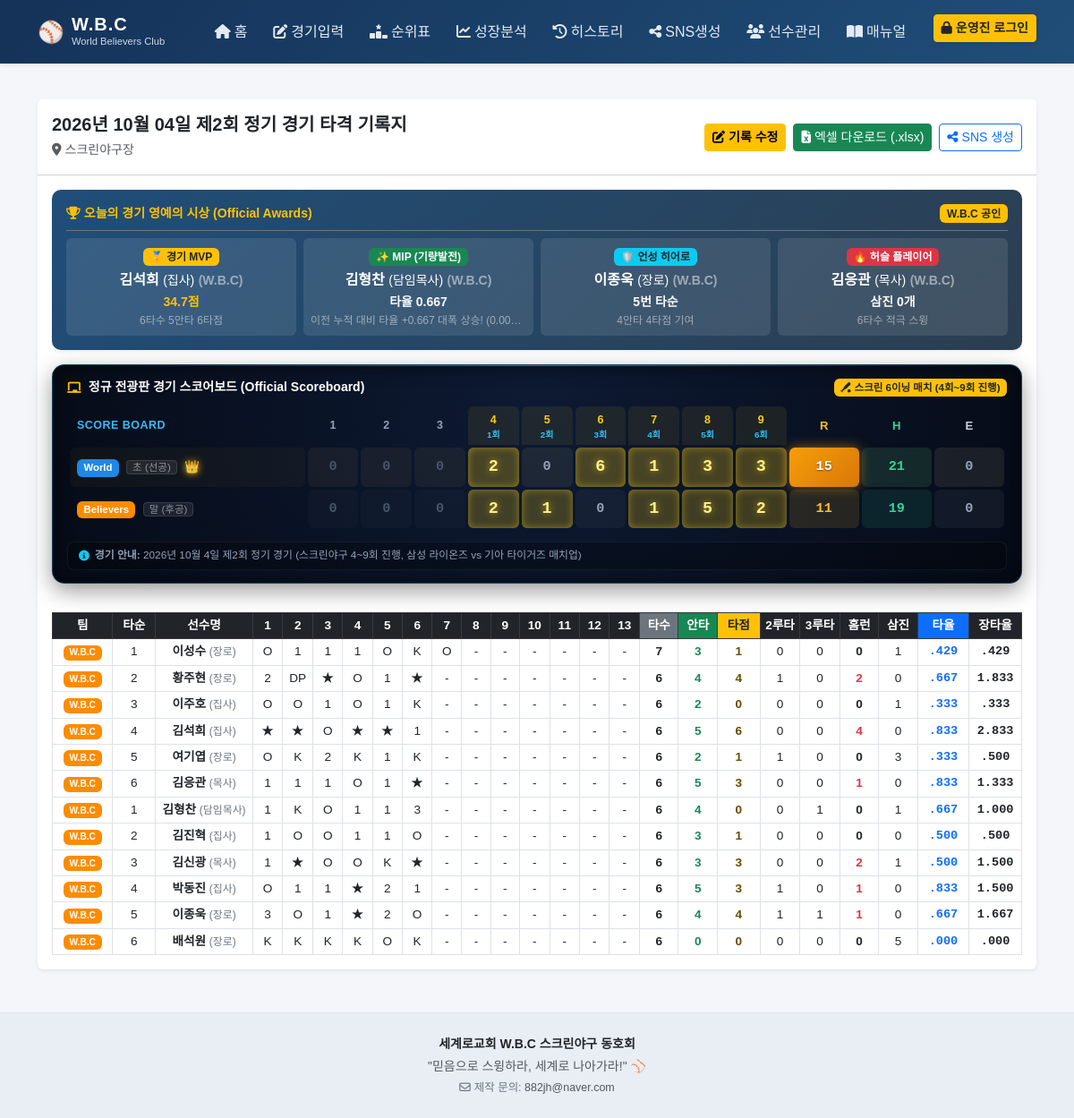
Page /game/12 on the committed database.
### tables this page shows
CREATE TABLE games (
            id               INTEGER PRIMARY KEY AUTOINCREMENT,
            game_date        TEXT NOT NULL,
            game_number      INTEGER,
            location         TEXT DEFAULT '스크린야구장',
            world_score      INTEGER,
            believers_score  INTEGER,
            notes            TEXT,
            created_at       TEXT DEFAULT (datetime('now','localtime'))
        , match_type TEXT DEFAULT '2teams', score_details TEXT DEFAULT '');

CREATE TABLE players (
            id        INTEGER PRIMARY KEY AUTOINCREMENT,
            name      TEXT NOT NULL,
            team      TEXT NOT NULL,
            is_active INTEGER DEFAULT 1,
            created_at TEXT DEFAULT (datetime('now','localtime'))
        , title TEXT DEFAULT '');

CREATE TABLE batting_records (
            id          INTEGER PRIMARY KEY AUTOINCREMENT,
            game_id     INTEGER NOT NULL,
            player_id   INTEGER NOT NULL,
            team        TEXT NOT NULL,
            batting_order INTEGER DEFAULT 0,
            inn1  TEXT, inn2  TEXT, inn3  TEXT, inn4  TEXT, inn5  TEXT,
            inn6  TEXT, inn7  TEXT, inn8  TEXT, inn9  TEXT,
            inn10 TEXT, inn11 TEXT, inn12 TEXT, inn13 TEXT,
            ab        INTEGER DEFAULT 0,
            hits      INTEGER DEFAULT 0,
            singles   INTEGER DEFAULT 0,
            doubles   INTEGER DEFAULT 0,
            triples   INTEGER DEFAULT 0,
            hr        INTEGER DEFAULT 0,
            rbi       INTEGER DEFAULT 0,
            bb        INTEGER DEFAULT 0,
            k         INTEGER DEFAULT 0,
            out_count INTEGER DEFAULT 0,
            dp        INTEGER DEFAULT 0,
            avg REAL DEFAULT 0.0,
            slg REAL DEFAULT 0.0,
            obp REAL DEFAULT 0.0,
            FOREIGN KEY (game_id)   REFERENCES games(id)   ON DELETE CASCADE,
            FOREIGN KEY (player_id) REFERENCES players(id)
        );

### app.py (the view)
@app.route('/game/<int:gid>')
def game_detail(gid):
    conn = get_db()
    game = conn.execute('SELECT * FROM games WHERE id=?',(gid,)).fetchone()
    if not game: return redirect(url_for('history'))
    scoreboard = get_scoreboard_data(game, conn)
    recs = conn.execute('''
        SELECT p.name,p.title,p.team,br.*
        FROM batting_records br JOIN players p ON p.id=br.player_id
        WHERE br.game_id=? ORDER BY br.id ASC
    ''',(gid,)).fetchall()
    conn.close()
    awards = calc_game_awards(gid)
    return render_template('game_detail.html', game=game, records=recs, awards=awards, scoreboard=scoreboard, fmt_date=fmt_date)

### templates/game_detail.html (shortened to what this page needs)
{% extends 'base.html' %}
{% block content %}
<div class="card shadow-sm border-0 mb-4">
    <div class="card-header bg-white py-3 d-flex justify-content-between align-items-center flex-wrap gap-2">
        <div>
            <h5 class="fw-bold mb-1">
                {{ fmt_date(game.game_date) }} 제{{ game.game_number or '?' }}회 정기 경기 타격 기록지
            </h5>
            <span class="text-muted small"><i class="fa-solid fa-location-dot me-1"></i>{{ game.location }}</span>
        </div>
        <div class="d-flex gap-2">
            <a href="{{ url_for('game_edit', gid=game.id) }}" class="btn btn-warning btn-sm fw-bold">
                <i class="fa-solid fa-pen-to-square me-1"></i>기록 수정
            </a>
            <a href="{{ url_for('export_excel', gid=game.id) }}" class="btn btn-success btn-sm">
                <i class="fa-solid fa-file-excel me-1"></i>엑셀 다운로드 (.xlsx)
            </a>
            <a href="{{ url_for('sns_page', gid=game.id) }}" class="btn btn-outline-primary btn-sm">
                <i class="fa-solid fa-share-nodes me-1"></i>SNS 생성
            </a>
        </div>
    </div>
    {% if awards and awards.mvp %}
    <div class="px-3 pt-3">
        <div class="card border-0 shadow-sm" style="background: linear-gradient(135deg, #1F4E79, #2C3E50); color: white; border-radius: 10px;">
            <div class="card-body py-3">
                <div class="d-flex align-items-center justify-content-between mb-2 pb-2 border-bottom border-secondary">
                    <span class="fw-bold small text-warning"><i class="fa-solid fa-trophy me-1"></i>오늘의 경기 영예의 시상 (Official Awards)</span>
                    <span class="badge bg-warning text-dark fw-bold">W.B.C 공인</span>
                </div>
                <div class="row g-2 text-center">
                    <div class="col-md-3 col-6">
                        <div class="p-2 rounded bg-white bg-opacity-10 h-100">
                            <span class="badge bg-warning text-dark mb-1">🏅 경기 MVP</span>
                            <div class="fw-bold fs-6">{{ awards.mvp.name }}{% if awards.mvp.title %} <small class="text-warning-subtle fw-normal">({{ awards.mvp.title }})</small>{% endif %} <small class="text-white-50">({{ awards.mvp.team }})</small></div>
                            <small class="text-warning fw-bold">{{ awards.mvp.mvp_pts }}점</small>
                            <div class="text-white-50" style="font-size: 0.75rem;">{{ awards.mvp.ab }}타수 {{ awards.mvp.hits }}안타 {{ awards.mvp.rbi }}타점</div>
                        </div>
                    </div>
                    {% if awards.mip %}
                    <div class="col-md-3 col-6">
                        <div class="p-2 rounded bg-white bg-opacity-10 h-100">
                            <span class="badge bg-success mb-1">✨ MIP (기량발전)</span>
                            <div class="fw-bold fs-6">{{ awards.mip.name }}{% if awards.mip.title %} <small class="text-white-75 fw-normal">({{ awards.mip.title }})</small>{% endif %} <small class="text-white-50">({{ awards.mip.team }})</small></div>
                            <small class="text-light fw-bold">타율 {{ '%0.3f'|format(awards.mip.avg) }}</small>
                            <div class="text-white-50 text-truncate" style="font-size: 0.75rem;" title="{{ awards.mip_reason }}">{{ awards.mip_reason }}</div>
                        </div>
                    </div>
                    {% endif %}
                    {% if awards.unsung %}
                    <div class="col-md-3 col-6">
                        <div class="p-2 rounded bg-white bg-opacity-10 h-100">
                            <span class="badge bg-info text-dark mb-1">🛡️ 언성 히어로</span>
                            <div class="fw-bold fs-6">{{ awards.unsung.name }}{% if awards.unsung.title %} <small class="text-white-75 fw-normal">({{ awards.unsung.title }})</small>{% endif %} <small class="text-white-50">({{ awards.unsung.team }})</small></div>
                            <small class="text-light fw-bold">{{ awards.unsung.batting_order }}번 타순</small>
                            <div class="text-white-50" style="font-size: 0.75rem;">{{ awards.unsung.hits }}안타 {{ awards.unsung.rbi }}타점 기여</div>
                        </div>
                    </div>
                    {% endif %}
                    {% if awards.hustle %}
                    <div class="col-md-3 col-6">
                        <div class="p-2 rounded bg-white bg-opacity-10 h-100">
                            <span class="badge bg-danger mb-1">🔥 허슬 플레이어</span>
                            <div class="fw-bold fs-6">{{ awards.hustle.name }}{% if awards.hustle.title %} <small class="text-white-75 fw-normal">({{ awards.hustle.title }})</small>{% endif %} <small class="text-white-50">({{ awards.hustle.team }})</small></div>
                            <small class="text-light fw-bold">삼진 {{ awards.hustle.k }}개</small>
                            <div class="text-white-50" style="font-size: 0.75rem;">{{ awards.hustle.ab }}타수 적극 스윙</div>
                        </div>
                    </div>
                    {% endif %}
                </div>
            </div>
        </div>
    </div>
    {% endif %}
    {% if scoreboard and scoreboard.teams %}
    <div class="px-3 pt-3">
        <div class="scoreboard-matrix-wrap mb-3">
            <div class="d-flex justify-content-between align-items-center mb-2 flex-wrap gap-2">
                <span class="text-white fw-bold small d-flex align-items-center gap-2">
                    <i class="fa-solid fa-chalkboard text-warning"></i>정규 전광판 경기 스코어보드 (Official Scoreboard)
                </span>
                <span class="badge bg-warning text-dark fw-bold" style="font-size: 0.72rem;">
                    <i class="fa-solid fa-baseball-bat-ball me-1"></i>스크린 6이닝 매치 (4회~9회 진행)
                </span>
            </div>
            <div class="scoreboard-scroll-container">
                <table class="scoreboard-matrix-table">
                    <thead>
                        <tr>
                            <th class="th-team">SCORE BOARD</th>
                            {% for inn in range(1, 10) %}
                            <th class="th-inn {% if inn >= 4 %}active-match-inn{% endif %}">
                                <div>{{ inn }}</div>
                                {% if inn >= 4 %}<span class="sub-inn-label">{{ inn - 3 }}회</span>{% endif %}
                            </th>
                            {% endfor %}
                            <th class="th-stat th-r">R</th>
                            <th class="th-stat th-h">H</th>
                            <th class="th-stat th-e">E</th>
                        </tr>
                    </thead>
                    <tbody>
                        {% for t in scoreboard.teams %}
                        <tr class="{% if t.is_winner %}winner-row{% endif %}">
                            <td class="td-team">
                                <span class="badge {{ t.badge_class }} me-1">{{ t.name }}</span>
                                <span class="order-chip text-white-50">{{ t.order_label }}</span>
                                {% if t.is_winner %}<span class="winner-mark ms-1">👑</span>{% endif %}
                            </td>
                            {% for s in t.scores %}
                            {% set inn_idx = loop.index %}
                            <td class="td-inn {% if inn_idx >= 4 %}active-match-inn{% endif %} {% if s not in [0, '0', '-', ''] %}scoring-cell{% endif %}">
                                {{ s }}
                            </td>
                            {% endfor %}
                            <td class="td-stat td-r {% if t.is_winner %}winner-r{% endif %}">{{ t.r }}</td>
                            <td class="td-stat td-h">{{ t.h }}</td>
                            <td class="td-stat td-e">{{ t.e }}</td>
                        </tr>
                        {% endfor %}
                    </tbody>
                </table>
            </div>
            <div class="scoreboard-note-bar">
                <i class="fa-solid fa-circle-info text-info"></i>
                <span>
                    {% if scoreboard.note and scoreboard.note != '정규 경기' %}
                    <strong>경기 안내:</strong> {{ scoreboard.note }}
                    {% endif %}
                </span>
            </div>
        </div>
    </div>
    {% endif %}
    <div class="card-body">
        <div class="table-responsive">
            <table class="table table-bordered table-sm align-middle text-center mb-0" style="font-size:0.85rem; min-width: 900px;">
                <thead class="table-dark text-nowrap">
                    <tr>
                        <th style="width: 70px;">팀</th>
                        <th style="width: 50px;">타순</th>
                        <th style="width: 110px; min-width: 100px;">선수명</th>
                        {% for inn in range(1, 14) %}
                        <th style="width: 35px;">{{ inn }}</th>
                        {% endfor %}
                        <th class="bg-secondary" style="width: 45px;">타수</th>
                        <th class="bg-success" style="width: 45px;">안타</th>
                        <th class="bg-warning text-dark" style="width: 50px;">타점</th>
                        <th style="width: 45px;">2루타</th>
                        <th style="width: 45px;">3루타</th>
                        <th style="width: 45px;">홈런</th>
                        <th style="width: 45px;">삼진</th>
                        <th class="bg-primary text-white" style="width: 60px;">타율</th>
                        <th style="width: 60px;">장타율</th>
                    </tr>
                </thead>
                <tbody>
                    {% for r in records %}
                    <tr>
                        <td>
                            <span class="badge {{ 'badge-world' if r.team == 'World' else 'badge-believers' }}">
                                {{ r.team }}
                            </span>
                        </td>
                        <td>{{ r.batting_order }}</td>
                        <td class="fw-bold">{{ r.name }}{% if r.title %} <small class="text-secondary fw-normal">({{ r.title }})</small>{% endif %}</td>
                        <td>{{ r.inn1 or '-' }}</td>
                        <td>{{ r.inn2 or '-' }}</td>
                        <td>{{ r.inn3 or '-' }}</td>
                        <td>{{ r.inn4 or '-' }}</td>
                        <td>{{ r.inn5 or '-' }}</td>
                        <td>{{ r.inn6 or '-' }}</td>
                        <td>{{ r.inn7 or '-' }}</td>
                        <td>{{ r.inn8 or '-' }}</td>
                        <td>{{ r.inn9 or '-' }}</td>
                        <td>{{ r.inn10 or '-' }}</td>
                        <td>{{ r.inn11 or '-' }}</td>
                        <td>{{ r.inn12 or '-' }}</td>
                        <td>{{ r.inn13 or '-' }}</td>
                        <td class="fw-bold">{{ r.ab }}</td>
                        <td class="fw-bold text-success">{{ r.hits }}</td>
                        <td class="fw-bold text-warning-emphasis">{{ r.rbi or 0 }}</td>
                        <td>{{ r.doubles }}</td>
                        <td>{{ r.triples }}</td>
                        <td class="fw-bold {{ 'text-danger' if r.hr > 0 else '' }}">{{ r.hr }}</td>
                        <td>{{ r.k }}</td>
                        <td class="stat-mono fw-bold text-primary">{{ r.avg | rate }}</td>
                        <td class="stat-mono">{{ r.slg | rate }}</td>
                    </tr>
                    {% endfor %}
                </tbody>
            </table>
        </div>
    </div>
</div>
{% endblock %}

### rows in the picture
games: game_date "2026년 10월 04일", game_number "2", location "스크린야구장"
players: mvp.name "김석희", mvp "집사", mvp.team "W.B.C"
batting_records: mvp.ab "6", mvp.hits "5", mvp.rbi "6", team "W.B.C", batting_order "4", name "김석희", title "집사", inn1 "★", inn2 "★", inn3 "O", inn4 "★", inn5 "★", inn6 "1", inn7 "-", inn8 "-", inn9 "-", inn10 "-", inn11 "-", inn12 "-", inn13 "-", ab "6", hits "5", rbi "6", doubles "0", triples "0", hr "4", k "0", avg|rate ".833", slg|rate "2.833"
players: mip.name "김형찬", mip "담임목사", mip.team "W.B.C"
batting_records: mip.avg "0.667", team "W.B.C", batting_order "1", name "김형찬", title "담임목사", inn1 "1", inn2 "K", inn3 "O", inn4 "1", inn5 "1", inn6 "3", inn7 "-", inn8 "-", inn9 "-", inn10 "-", inn11 "-", inn12 "-", inn13 "-", ab "6", hits "4", rbi "0", doubles "0", triples "1", hr "0", k "1", avg|rate ".667", slg|rate "1.000"
players: unsung.name "이종욱", unsung "장로", unsung.team "W.B.C"
batting_records: unsung.batting_order "5", unsung.hits "4", unsung.rbi "4", team "W.B.C", batting_order "5", name "이종욱", title "장로", inn1 "3", inn2 "O", inn3 "1", inn4 "★", inn5 "2", inn6 "O", inn7 "-", inn8 "-", inn9 "-", inn10 "-", inn11 "-", inn12 "-", inn13 "-", ab "6", hits "4", rbi "4", doubles "1", triples "1", hr "1", k "0", avg|rate ".667", slg|rate "1.667"
players: hustle.name "김응관", hustle "목사", hustle.team "W.B.C"
batting_records: hustle.k "0", hustle.ab "6", team "W.B.C", batting_order "6", name "김응관", title "목사", inn1 "1", inn2 "1", inn3 "1", inn4 "O", inn5 "1", inn6 "★", inn7 "-", inn8 "-", inn9 "-", inn10 "-", inn11 "-", inn12 "-", inn13 "-", ab "6", hits "5", rbi "3", doubles "0", triples "0", hr "1", k "0", avg|rate ".833", slg|rate "1.333"
batting_records: team "W.B.C", batting_order "1", name "이성수", title "장로", inn1 "O", inn2 "1", inn3 "1", inn4 "1", inn5 "O", inn6 "K", inn7 "O", inn8 "-", inn9 "-", inn10 "-", inn11 "-", inn12 "-", inn13 "-", ab "7", hits "3", rbi "1", doubles "0", triples "0", hr "0", k "1", avg|rate ".429", slg|rate ".429"
batting_records: team "W.B.C", batting_order "2", name "황주현", title "장로", inn1 "2", inn2 "DP", inn3 "★", inn4 "O", inn5 "1", inn6 "★", inn7 "-", inn8 "-", inn9 "-", inn10 "-", inn11 "-", inn12 "-", inn13 "-", ab "6", hits "4", rbi "4", doubles "1", triples "0", hr "2", k "0", avg|rate ".667", slg|rate "1.833"
batting_records: team "W.B.C", batting_order "3", name "이주호", title "집사", inn1 "O", inn2 "O", inn3 "1", inn4 "O", inn5 "1", inn6 "K", inn7 "-", inn8 "-", inn9 "-", inn10 "-", inn11 "-", inn12 "-", inn13 "-", ab "6", hits "2", rbi "0", doubles "0", triples "0", hr "0", k "1", avg|rate ".333", slg|rate ".333"
batting_records: team "W.B.C", batting_order "5", name "여기엽", title "장로", inn1 "O", inn2 "K", inn3 "2", inn4 "K", inn5 "1", inn6 "K", inn7 "-", inn8 "-", inn9 "-", inn10 "-", inn11 "-", inn12 "-", inn13 "-", ab "6", hits "2", rbi "1", doubles "1", triples "0", hr "0", k "3", avg|rate ".333", slg|rate ".500"
batting_records: team "W.B.C", batting_order "2", name "김진혁", title "집사", inn1 "1", inn2 "O", inn3 "O", inn4 "1", inn5 "1", inn6 "O", inn7 "-", inn8 "-", inn9 "-", inn10 "-", inn11 "-", inn12 "-", inn13 "-", ab "6", hits "3", rbi "1", doubles "0", triples "0", hr "0", k "0", avg|rate ".500", slg|rate ".500"
batting_records: team "W.B.C", batting_order "3", name "김신광", title "목사", inn1 "1", inn2 "★", inn3 "O", inn4 "O", inn5 "K", inn6 "★", inn7 "-", inn8 "-", inn9 "-", inn10 "-", inn11 "-", inn12 "-", inn13 "-", ab "6", hits "3", rbi "3", doubles "0", triples "0", hr "2", k "1", avg|rate ".500", slg|rate "1.500"
batting_records: team "W.B.C", batting_order "4", name "박동진", title "집사", inn1 "O", inn2 "1", inn3 "1", inn4 "★", inn5 "2", inn6 "1", inn7 "-", inn8 "-", inn9 "-", inn10 "-", inn11 "-", inn12 "-", inn13 "-", ab "6", hits "5", rbi "3", doubles "1", triples "0", hr "1", k "0", avg|rate ".833", slg|rate "1.500"
batting_records: team "W.B.C", batting_order "6", name "배석원", title "장로", inn1 "K", inn2 "K", inn3 "K", inn4 "K", inn5 "O", inn6 "K", inn7 "-", inn8 "-", inn9 "-", inn10 "-", inn11 "-", inn12 "-", inn13 "-", ab "6", hits "0", rbi "0", doubles "0", triples "0", hr "0", k "5", avg|rate ".000", slg|rate ".000"

### other values in the picture
{{ awards.mvp.mvp_pts }} "34.7"
{{ awards.mip_reason }} "이전 누적 대비 타율 +0.667 대폭 상승! (0.00…"
{{ inn }} "1" "2" "3" "4" "5" "6" "7" "8" "9"
{{ inn - 3 }} "1" "2" "3" "4" "5" "6"
{{ t.name }} "World" "Believers"
{{ t.order_label }} "초 (선공)" "말 (후공)"
{{ s }} "0" "0" "0" "2" "0" "6" "1" "3" "3" "0" "0" "0" "2" "1" "0" "1" "5" "2"
{{ t.r }} "15" "11"
{{ t.h }} "21" "19"
{{ t.e }} "0" "0"
{{ scoreboard.note }} "2026년 10월 4일 제2회 정기 경기 (스크린야구 4~9회 진행, 삼성 라이온즈 vs 기아 타이거즈 매치업)"
{{ inn }} "1" "2" "3" "4" "5" "6" "7" "8" "9" "10" "11" "12" "13"
